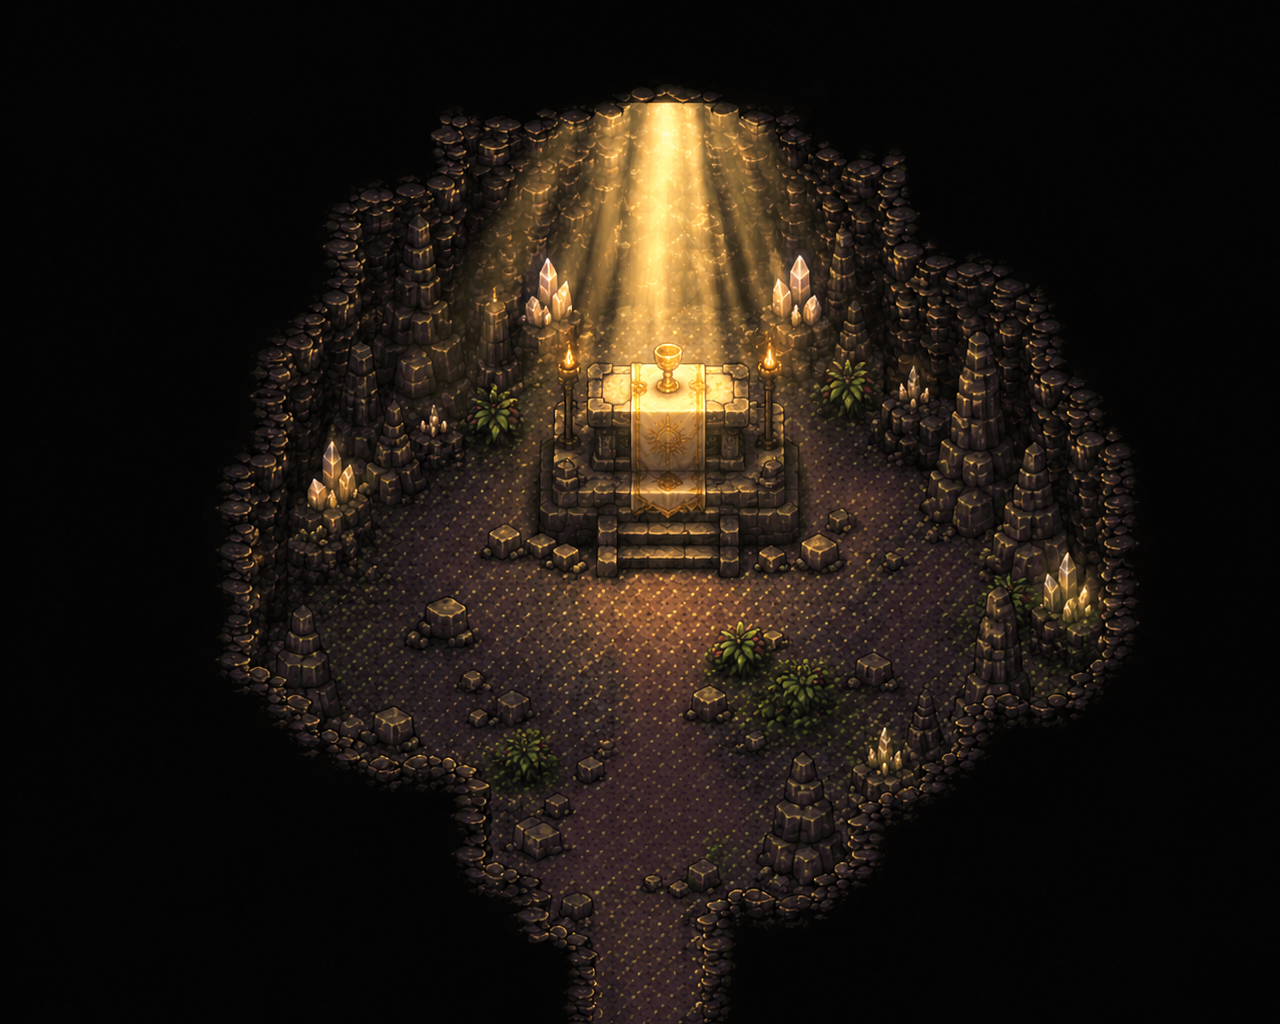

The image is a tile-based game level rendered from a .tmx file. Its description and complete source (layers, tilesets, objects, tile grids) follow:
An orthogonal 5x4 tile map with 256x256 px tiles, 1 tile layer (Tile Layer 1) and 21 objects.

<map version="1.10" tiledversion="1.12.2" orientation="orthogonal" renderorder="right-down" width="5" height="4" tilewidth="256" tileheight="256" infinite="0" nextlayerid="6" nextobjectid="29">
 <tileset firstgid="1" source="../active/daemia's altar.tsx" />
 <layer id="1" name="Tile Layer 1" width="5" height="4">
  <data encoding="csv">
1,2,3,4,5,
6,7,8,9,10,
11,12,13,14,15,
16,17,18,19,20
</data>
 </layer>
 <objectgroup id="4" name="wall_collisions" class="collision">
  <object id="5" x="0" y="0" width="262.846" height="1025.34" />
  <object id="6" x="262.846" y="689.084" width="61.5676" height="340.99" />
  <object id="7" x="329.15" y="724.603" width="40.2557" height="300.734" />
  <object id="8" x="374.142" y="760.123" width="104.191" height="265.214" />
  <object id="9" x="483.069" y="866.682" width="59.1996" height="158.655" />
  <object id="10" x="542.269" y="930.618" width="49.7277" height="97.0874" />
  <object id="11" x="700.924" y="899.834" width="108.927" height="125.503" />
  <object id="12" x="814.587" y="876.154" width="59.1996" height="151.551" />
  <object id="13" x="864.314" y="800.379" width="68.6716" height="217.855" />
  <object id="14" x="940.09" y="750.651" width="47.3597" height="274.686" />
  <object id="15" x="975.61" y="700.924" width="92.3514" height="312.574" />
  <object id="17" x="1101.11" y="-9.47194" width="184.703" height="1034.81" />
  <object id="18" x="1063.23" y="679.612" width="40.2557" height="340.99" />
  <object id="19" x="265.214" y="0" width="835.899" height="305.47" />
  <object id="20" x="840.635" y="307.838" width="258.11" height="151.551" />
  <object id="21" x="937.722" y="461.757" width="161.023" height="85.2475" />
  <object id="22" x="262.846" y="305.47" width="248.638" height="137.343" />
  <object id="23" x="260.478" y="442.813" width="172.863" height="63.9356" />
  <object id="24" x="258.11" y="511.485" width="106.559" height="61.5676" />
  <object id="25" x="547.004" y="419.133" width="246.27" height="104.191" />
 </objectgroup>
 <objectgroup id="5" name="doors" class="door">
  <object id="26" x="603.836" y="985.082" width="85.2475" height="33.1518" />
 </objectgroup>
</map>
